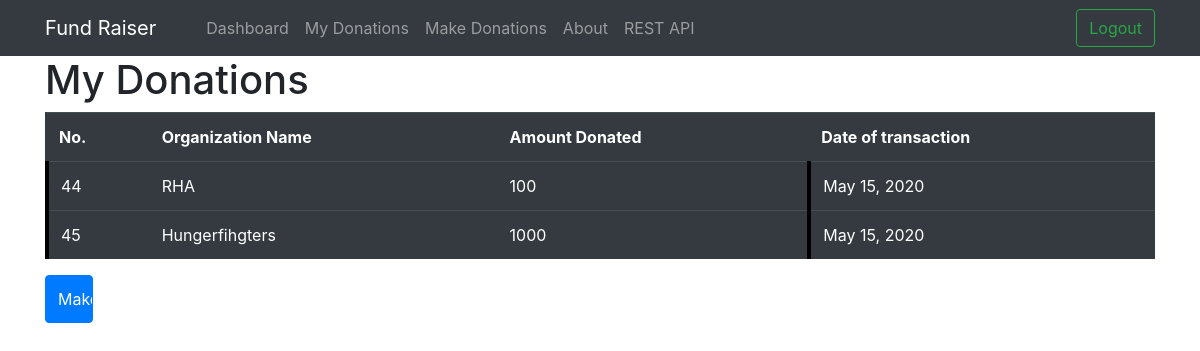
The app's page /history/ (signed in), older data.
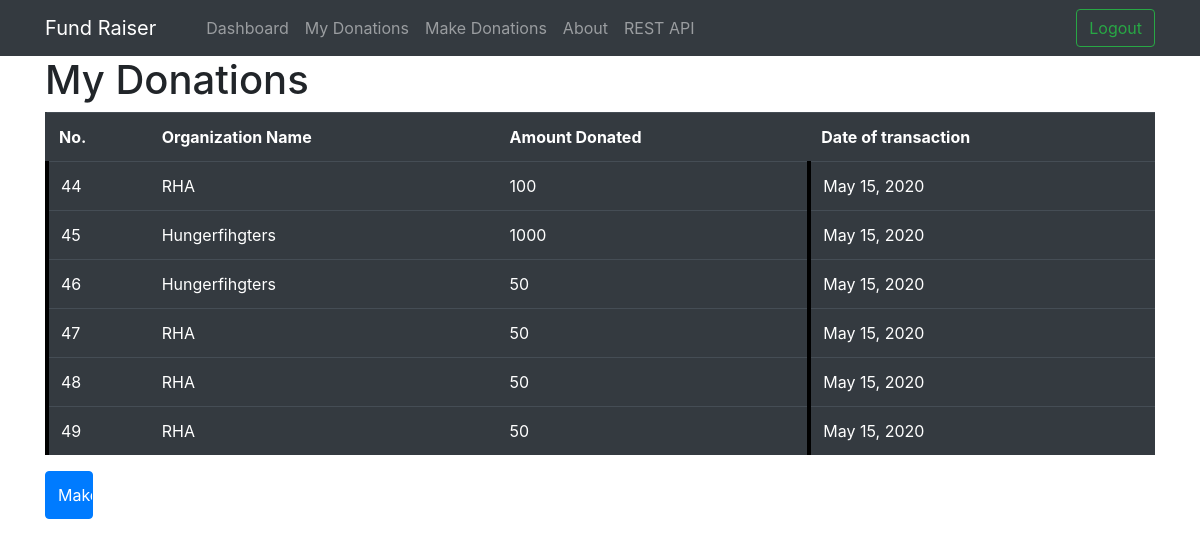
The same page, newer data.
### app1/models.py (models this page shows)
class Donate(models.Model):
	user = models.ForeignKey(User,on_delete=models.CASCADE,null=True)
	orgName = models.ForeignKey(OrganizationName,on_delete=models.CASCADE,null=True)
	amount=models.PositiveIntegerField(default=0)
	date = models.DateField(default=datetime.date.today)
	wish= models.CharField(max_length=100)

class OrganizationName(models.Model):
	orgName = models.CharField(max_length=128)
	def __str__(self):
		return self.orgName

### app1/views.py (the view)
# urls.py: path('history/',app1_views.history,name='history'),
def history(request):
	if not request.user.is_authenticated:
		return render(request, 'app1/login.html')
	else:
		if request.method == 'POST':
			t_form = DonateForm(request.POST)
			if(t_form.is_valid()):
				task_list_data = Donate.objects.get(id=t_form.cleaned_data["Ids"])
				latest_date=task_list_data.latest('date')
				task_list_data.save()
		tasks_obj = Donate.objects.select_related().filter(user=request.user)
		return render(request, 'app1/history.html', {"alldonations": tasks_obj})

### templates/app1/history.html (shortened to what this page needs)
<!DOCTYPE html>
<html lang="en">
<head>
  <link rel="stylesheet" href="https://maxcdn.bootstrapcdn.com/bootstrap/4.4.1/css/bootstrap.min.css">
  <link rel="stylesheet" href="https://stackpath.bootstrapcdn.com/bootstrap/4.4.1/css/bootstrap.min.css">
  {% load static %}
  <link rel="stylesheet" href="{%static 'CSS/project1.css' %}" />
</head>
<body>
  {% include "app1/navbar.html" %}
  <div class="container">
      <h1>My Donations</h1>
      <form action="/view_task_list/" method="POST">
		<table class="table table-hover table-dark">
        <tr>
		<th> No.</th>
        <th>Organization Name</th>
        <th>Amount Donated</th>
		<th>Date of transaction</th>
	</tr>
	 <tr>
    {% for donation in alldonations%}
		<td>{{donation.id}}</td>
		<td> {{donation.orgName}}</td>
        <td>{{donation.amount}}</td>
		<td>{{donation.date}}</td>
	</tr>
   {% endfor %}
	</table>
	<form action="/donate/">
		<a href="{%url 'donate'%}">
        <input type="button" action="/donate/"class="btn btn-primary"  value = "Make Donation"/></a>
		</form>
		</form>
    </div>
</body>
</html>

### templates/app1/navbar.html (shortened to what this page needs)
<nav class="navbar navbar-expand-lg navbar navbar-dark bg-dark">
		<div class="container">
  <a class="navbar-brand" href="/home">Fund Raiser</a>
  <div class="collapse navbar-collapse" id="navbarSupportedContent">
    <ul class="navbar-nav mr-auto">
	<button type="button" class="btn btn-default" aria-label="Left Align">
	</button>
	  {% if user.is_authenticated %}
	  <li class="nav-item">
			<a class="nav-link" href="/dashboard/">Dashboard</a>
			</li>
		 <li class="nav-item">
		 <a class="nav-link" href="/history/">My Donations</a>
		</li>
		<li>
		<a class ="nav-link" href="/donate/">Make Donations</a>
		</li>
			<li class="nav-item">
		<li class="nav-item">
			<a class="nav-link" href="/about/">About</a>
			</li class="nav-item">
		<a class="nav-link" href="/api/v1/" >REST API</a>
		</li>
		</ul>
			<form class="form-inline my-2 my-lg-0">
			 <a class=" nav-link " href="" ></a>
			 <button style="float:right;" class="btn btn-outline-success my-2 my-sm-0" onclick="location.href='{%url 'user_logout'%}';" type="submit">Logout</button>
			</form>
		{%endif%}
  </div>
   </div>
</nav>

### static/CSS/project1.css (style rules this page uses)
input { text-align: center; width: 48px; height: 48px; font-size: 24px; }
table tr td:nth-child(1), table tr td:nth-child(4), table tr td:nth-child(7) { border-left: 4px solid #000000; }

Row changes from the older to the newer data that the page shows:
added Donate: id "46", orgName "Hungerfihgters", amount "50", date "May 15, 2020"
added Donate: id "47", orgName "RHA", amount "50", date "May 15, 2020"
added Donate: id "48", orgName "RHA", amount "50", date "May 15, 2020"
added Donate: id "49", orgName "RHA", amount "50", date "May 15, 2020"
